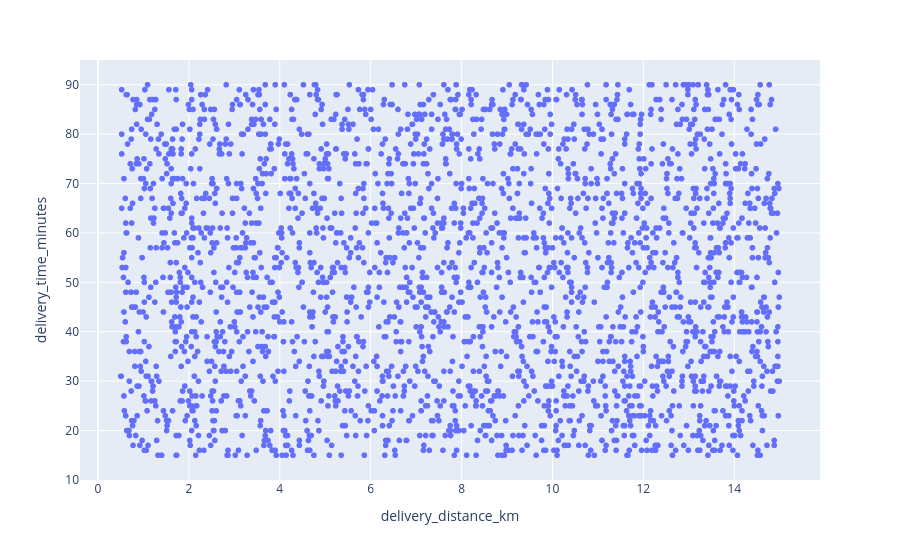

Write notebook code for a chart like this one.
### Code cell
#Scatter plots in Plotly Express Pt. 1 (Scatter Plot w/o Aesthetics)

fig5 = px.scatter(
    food, #reading from food
    x = "delivery_distance_km", #assigning x value
    y = "delivery_time_minutes" #assigning y value
)

fig5.show()

### Figure 1 — Plotly figure (JSON) as saved in the notebook; plotly's stock layout.template omitted (floating-point values rounded to 4 significant figures; data arrays with more than 128 entries replaced by an {"elided": "..."} marker saying what was removed)
{"data": [{"hovertemplate": "delivery_distance_km=%{x}<br>delivery_time_minutes=%{y}<extra></extra>", "legendgroup": "", "marker": {"color": "#636efa", "symbol": "circle"}, "mode": "markers", "name": "", "showlegend": false, "type": "scattergl", "x": {"elided": "2600 float values"}, "xaxis": "x", "y": {"elided": "2600 int values"}, "yaxis": "y"}], "layout": {"legend": {"tracegroupgap": 0}, "margin": {"t": 60}, "xaxis": {"anchor": "y", "domain": [0, 1], "title": {"text": "delivery_distance_km"}}, "yaxis": {"anchor": "x", "domain": [0, 1], "title": {"text": "delivery_time_minutes"}}}}
